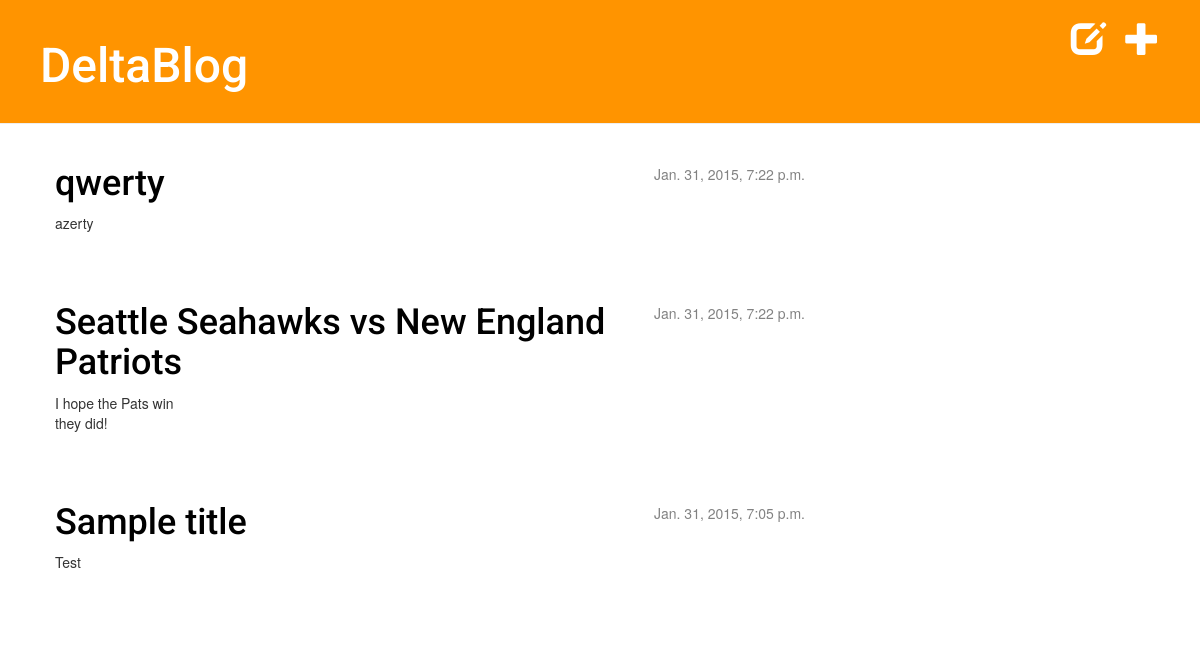
The app's page /, older data.
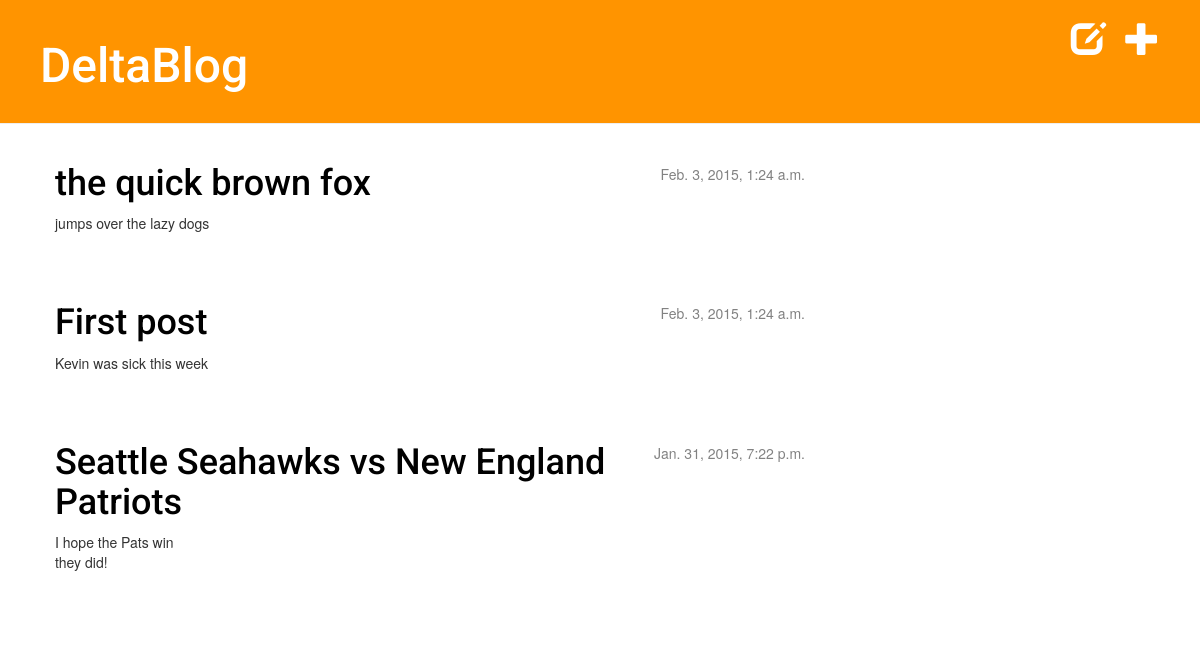
The same page, newer data.
### deltablog_app/models.py (models this page shows, shortened)
class Post(models.Model):
    author = models.ForeignKey('auth.User')
    title = models.CharField(max_length=200)
    text = models.TextField()
    created_date = models.DateTimeField(default=timezone.now)
    published_date = models.DateTimeField(blank=True, null=True)
    class Meta:
        ordering = ["-published_date"]

### deltablog_app/views.py (the view)
# urls.py: url(r'^$', views.post_list),
def post_list(request):
    posts = Post.objects.filter(published_date__isnull=False).order_by('-published_date')
    return render(request, 'deltablog_app/post_list.html', {'posts': posts})

### deltablog_app/templates/deltablog_app/post_list.html
{% extends 'deltablog_app/base.html' %}
{% block content %}
    {% for post in posts %}
        <div class="post">
            <div class="date">
                {{ post.published_date }}
            </div>
            <h1><a href="{% url 'deltablog_app.views.post_detail' pk=post.pk %}">{{ post.title }}</a></h1>
            <p>{{ post.text|linebreaks }}</p>
        </div>
    {% endfor %}
{% endblock content %}

Row changes from the older to the newer data that the page shows:
removed Post: published_date "Jan. 31, 2015, 7:22 p.m.", title "qwerty", text "azerty"
removed Post: published_date "Jan. 31, 2015, 7:05 p.m.", title "Sample title", text "Test"
now on this page (row edited): Post: published_date "Feb. 3, 2015, 1:24 a.m.", title "the quick brown fox", text "jumps over the lazy dogs"
now on this page (row edited): Post: published_date "Feb. 3, 2015, 1:24 a.m.", title "First post", text "Kevin was sick this week"
